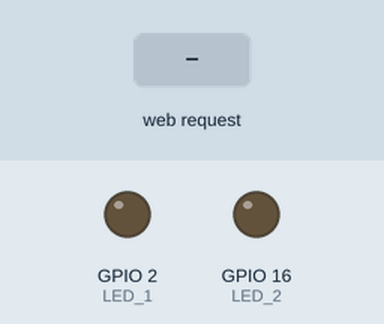
A sketch run on a simulated ESP8266 (NodeMCU). On the bench: output pins drawn as LEDs (lit = HIGH). Inputs (shaded band) come from the test bench. WiFi joins after 1.5 s; servers stay silent unless stated; what the sketch prints to the serial monitor is not drawn.

Above: at 2.7 s.
2.8 s: HTTP request GET /LED1off received
At 4.0 s:
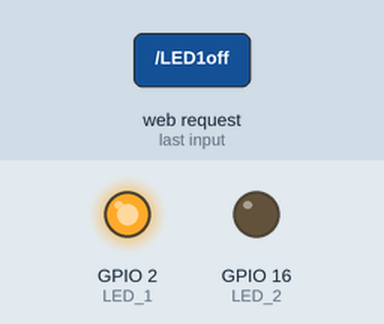
4.3 s: HTTP request GET /LEDTodosoff received
At 5.1 s:
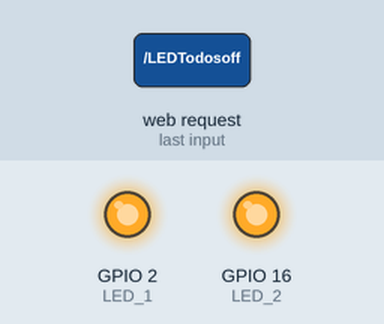
5.8 s: HTTP request GET /LED1on received
At 6.3 s:
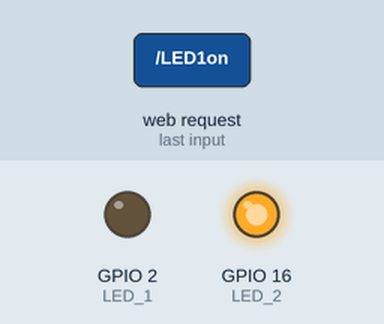
7.3 s: HTTP request GET /LED2on received
At 8.5 s:
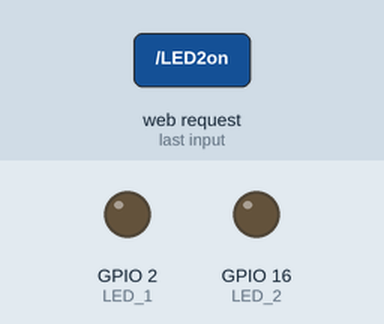
8.8 s: HTTP request GET /LED2off received
At 9.7 s:
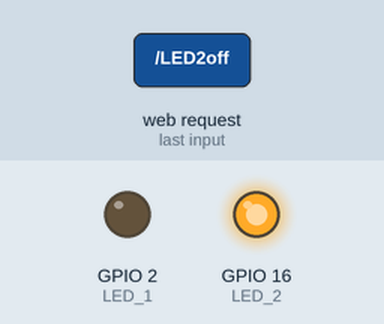
Timing chart, 0 to 11.3 s (numbered marks = the images above; inputs shaded):
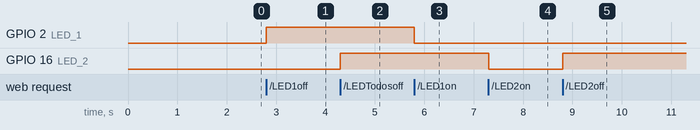

Measured:
- after the input at 2.8 s, GPIO 2 (LED_1): LOW → HIGH at once
- after the input at 4.3 s, GPIO 16 (LED_2): LOW → HIGH at once
- after the input at 5.8 s, GPIO 2 (LED_1): HIGH → LOW at once
- after the input at 7.3 s, GPIO 16 (LED_2): HIGH → LOW at once
- after the input at 8.8 s, GPIO 16 (LED_2): LOW → HIGH at once

The sketch:

esp8266_mqtt.ino
```cpp
#include <ESP8266WiFi.h>

#define MAX_TENTATIVAS_CONEXAO 10

const char* ssid = "";
const char* senha = "";
const byte LED_1 = 2;
const byte LED_2 = 16;

WiFiServer server(80);

bool conectaWiFi(void)
{
  Serial.print("Conectando a rede ");
  Serial.println(ssid);

  WiFi.begin(ssid,senha);
  int tentativas = 0;
  while(WiFi.status() != WL_CONNECTED){
      delay(500);
      Serial.print(".");
      tentativas++;
      if(tentativas == MAX_TENTATIVAS_CONEXAO){
        return false;
      }
  }
  Serial.print("Conectado a rede ");
  Serial.print(ssid);
  Serial.println("!");
  Serial.print("Endereço de IP: ");
  Serial.println(WiFi.localIP());
  return true;
}
void setup()
{
  pinMode(LED_1, OUTPUT);
  pinMode(LED_2, OUTPUT);
  Serial.begin(115200);
  delay(10);
  if(conectaWiFi() == true){
    server.begin();
    Serial.println("Servidor inicializado");
  }
}
boolean statusLED_1 = LOW;
boolean statusLED_2 = LOW;
void loop()
{
  WiFiClient client = server.available();
  if(!client){
    return;
  }
  while(!client.available()){
    delay(1);
  }
  Serial.println("Cliente conectado!");

  String req = client.readStringUntil('\r');
  Serial.println(req);
  client.flush();

  if(req.indexOf("LED1on") != -1){
    digitalWrite(LED_1,LOW);
    statusLED_1 = HIGH;
  }else if(req.indexOf("LED1off") != -1){
    digitalWrite(LED_1,HIGH);
    statusLED_1 = LOW;
  }
  if(req.indexOf("LED2on") != -1){
    digitalWrite(LED_2,LOW);
    statusLED_2 = HIGH;
  }else if(req.indexOf("LED2off") != -1){
    digitalWrite(LED_2,HIGH);
    statusLED_2 = LOW;
  }

  if(req.indexOf("LEDTodoson") != -1){
    digitalWrite(LED_1,LOW);
    digitalWrite(LED_2,LOW);
    statusLED_1 = HIGH;
    statusLED_2 = HIGH;
  }else if(req.indexOf("LEDTodosoff") != -1){
    digitalWrite(LED_1,HIGH);
    digitalWrite(LED_2,HIGH);
    statusLED_1 = LOW;
    statusLED_2 = LOW;
  }

  client.println("HTTP/1.1 200 OK");
  client.println("Content-Type: text/html");
  client.println("");
  client.println("<!DOCTYPE HTML>");
  client.println("<html>");
  //client.println("<meta http-equiv='refresh' content='2'>");
  client.println("<h1>Curso controle dispositivos remotamente com ESP8266</h1>");
  client.println("<h2>Ola Makers!</h2>");
  if(!statusLED_1){
    client.println("<p>LED 1 DESLIGADO <a href=\"LED1on\"><button>LIGAR</button></a></p>");
  }else{
    client.println("<p>LED 1 LIGADO <a href=\"LED1off\"><button>DESLIGAR</button></a></p>");
  }
  if(!statusLED_2){
    client.println("<p>LED 2 DESLIGADO <a href=\"LED2on\"><button>LIGAR</button></a></p>");
  }else{
    client.println("<p>LED 2 LIGADO <a href=\"LED2off\"><button>DESLIGAR</button></a></p>");
  }
  client.println("<p><a href=\"LEDTodoson\"><button>LIGAR TODOS</button></a></p>");
  client.println("<p><a href=\"LEDTodosoff\"><button>DESLIGAR TODOS</button></a></p>");

  client.println("</html>");
}
```
